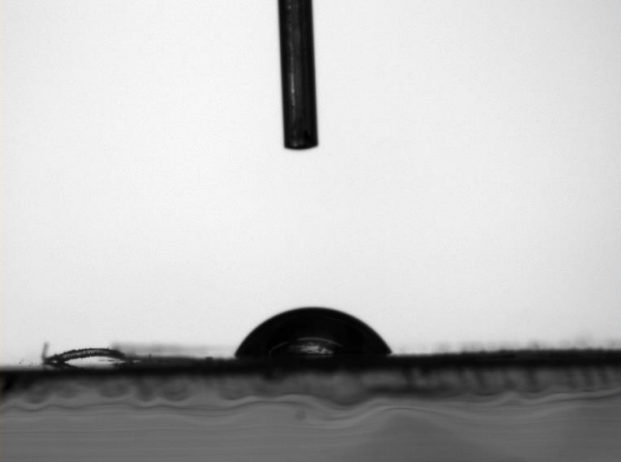
#> input picture test_images/sample2.png, 621 x 462 px
$ python main.py   (older library calls are emulated)
#> lines starting #> are read from the running program, lines starting #| are printed output that depends on the picture; after the words box and inside, x2 and y2 are one past the last pixel; in counts of white or black regions, pixels touching at a corner belong together
import os
import numpy as np
import cv2


def find_edges(image, low=None, high=None, indices=False):
#> called with low = 150, high = 200, indices = False
    edges = cv2.Canny(image, low, high)
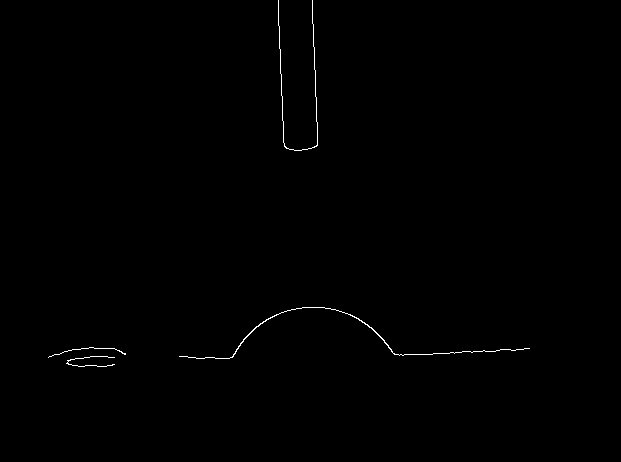
#> edges: shape (462, 621); 0.33% white in thin lines or dots, all inside (x1, y1, x2, y2) = (48, 0, 530, 367)
    if not indices:
        return edges
    return np.argwhere(edges.T)


def crop(gray):
    circles = cv2.HoughCircles(gray, cv2.HOUGH_GRADIENT, 1, gray.shape[0], 100, 30, 10, 30)[0]
#> circles = [[312.5, 394.5, 87.9], [1.5, 12.5, 405], [589.5, 5.5, 401.5]]
    c = circles[0]
#> c = [312.5, 394.5, 87.9]
    pad = 10
    radius = c[2]
#> radius = 87.9
    x, y = c[0], c[1]
#> x = 312.5; y = 394.5
    right = int(y + radius)
#> right = 482
    left = int(y - radius)
#> left = 306
    up = int(x - radius)
#> up = 224
    down = int(x + radius)
#> down = 400
    cropped = gray[left - pad: right + pad, up - pad:down + pad]
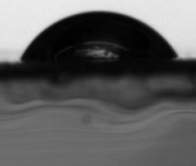
#> cropped: shape (166, 196); min 0, max 236, mean 94.2
    return cropped


def find_line(img):
    line = cv2.HoughLinesP(img, 0.5, np.pi / 360, 5, minLineLength=img.shape[0] / 50,
                           maxLineGap=img.shape[0])[0]
    pt1 = (line[0][0], line[0][1])
    pt2 = (line[0][2], line[0][3])
    slope = (pt1[1] - pt2[1]) / (pt1[0] - pt2[0])
    intercept = pt1[1] - slope * pt1[0]
    pt3 = (0, int(slope * 0 + intercept))
    pt4 = (img.shape[1], int(slope * img.shape[1] + intercept))
    return slope, pt3, pt4


def main(path):
    # # # # # # # # # # # # #  # # # read the image # # # # # # # # # # # # # # #
    # Check if the file exists
    if not os.path.exists(path):
        raise FileNotFoundError(f'Couldn\'t find {path}, ''make sure you\'ve spelled it right')
    print(f'Analyzing {path}')

    # Read image as a grayscale numpy array
    gray = cv2.imread(path, cv2.IMREAD_GRAYSCALE)
    cv2.imwrite('result_steps/gray.jpg', gray)

    # # # # # # # # # # # # #  # # # find edges # # # # # # # # # # # # # # # # #
    blur = cv2.GaussianBlur(gray, (11, 11), 0)
    edges = find_edges(blur, 150, 200, indices=False)
    cv2.imwrite('result_steps/edges.jpg', edges)

    # # # # # # # # # # # # #  # # # crop # # # # # # # # # # # # # # # # # # # #
    pad = 10
    img_cropped = crop(gray)
    cv2.imwrite('result_steps/cropped.jpg', img_cropped)
    edges_cropped = crop(edges)
#> in crop (call 2), `cropped = gray[left - pad: right + pad, up - pad:down + pad]`: cropped: shape (167, 202); 0.84% white in thin lines or dots, all inside (x1, y1, x2, y2) = (0, 12, 202, 64)

    # # # # # # # # # # # # #  # # # Surface # # # # # # # # # # # # # # # # # # #
    surface = cv2.cvtColor(img_cropped, cv2.COLOR_GRAY2RGB)
    temp = edges_cropped.copy()
    pad = int(pad - 0.2 * pad)
    temp[0 + pad: edges_cropped.shape[0] - pad, 0 + pad: edges_cropped.shape[1] - pad] = 0  # remove drop
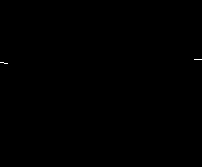
#> temp: shape (167, 202); 0.05% white in thin lines or dots, all inside (x1, y1, x2, y2) = (0, 59, 202, 64)
    slope, pt3, pt4 = find_line(temp)
#> in find_line, `line = cv2.HoughLinesP(img, 0.5, np.pi / 360, 5, minLineLength=img.sha..`: line = [[194, 59, 201, 59]]
#> in find_line, `pt1 = (line[0][0], line[0][1])`: pt1 = (194, 59)
#> in find_line, `pt2 = (line[0][2], line[0][3])`: pt2 = (201, 59)
#> in find_line, `slope = (pt1[1] - pt2[1]) / (pt1[0] - pt2[0])`: slope = 0
#> in find_line, `intercept = pt1[1] - slope * pt1[0]`: intercept = 59
#> in find_line, `pt3 = (0, int(slope * 0 + intercept))`: pt3 = (0, 59)
#> in find_line, `pt4 = (img.shape[1], int(slope * img.shape[1] + intercept))`: pt4 = (202, 59)
#> slope = 0; pt3 = (0, 59); pt4 = (202, 59)
    cv2.line(surface, pt3, pt4, (0, 0, 255), 2)
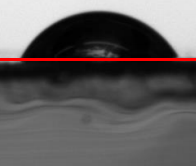
#> surface: shape (166, 196, 3); mean B, G, R 93.5, 93.5, 98.1
    cv2.imwrite('result_steps/surface.jpg', surface)

    # # # # # # # # # # # # # Remove under surface # # # # # # # # # # # # # # # # #
    y = int(np.average([pt3[1], pt4[1]]))
#> y = 59
    drop = img_cropped[:y, :]
    drop_edge = edges_cropped[:y, :]
#> drop_edge: shape (59, 202); 2% white in thin lines or dots, all inside (x1, y1, x2, y2) = (23, 12, 184, 59)
    cv2.imwrite('result_steps/drop.jpg', drop)

    # # # # # # # # # # # # # Drop Width # # # # # # # # # # # # # # # # # # # # # #
    whites = np.nonzero(drop_edge[:, :])
#> whites = 238 positions, rows 12 to 58, columns 23 to 183

    x_left = np.min(whites[1][np.where(whites[0] == np.max(whites[0]))])
#> x_left = 23
    left = x_left, np.max(whites[0])
#> left = (23, 58)

    x_right = np.max(whites[1][np.where(whites[0] == np.max(whites[0]))])
#> x_right = 183
    right = x_right, np.max(whites[0])
#> right = (183, 58)

    drop_width = cv2.cvtColor(drop_edge, cv2.COLOR_GRAY2RGB)
    drop_width = cv2.circle(drop_width, left, 3, (0, 0, 255), -1)
#> drop_width: shape (59, 202, 3); mean B, G, R 5, 5, 5.4
    drop_width = cv2.circle(drop_width, right, 3, (0, 0, 255), -1)
#> drop_width: shape (59, 202, 3); mean B, G, R 4.9, 4.9, 5.7
    cv2.imwrite('result_steps/dropEdge.jpg', drop_width)

    # # # # # # # # # # # # # Tangent Lines # # # # # # # # # # # # # # # # # # # # #
    thresh = 5
    left_img = drop_edge.copy()
    left_img[:, :int(left[0]) - thresh] = 0
    left_img[:, int(left[0]) + thresh:] = 0
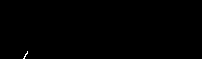
#> left_img: shape (59, 202); 0.1% white in thin lines or dots, all inside (x1, y1, x2, y2) = (23, 51, 28, 59)
    slope_tangent_left, pt3, pt4 = find_line(left_img)
#> slope_tangent_left = -1.75; pt3 = (0, 98); pt4 = (202, -255)
    cv2.line(drop_width, pt3, pt4, (0, 0, 255), 2)
#> drop_width: shape (59, 202, 3); mean B, G, R 4.6, 4.6, 10

    right_img = drop_edge.copy()
    right_img[:, :int(right[0]) - thresh] = 0
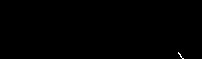
#> right_img: shape (59, 202); 0.09% white in thin lines or dots, all inside (x1, y1, x2, y2) = (178, 52, 184, 59)
    right_img[:, int(right[0]) + thresh:] = 0
    slope_tangent_right, pt3, pt4 = find_line(right_img)
#> slope_tangent_right = 1; pt3 = (0, -125); pt4 = (202, 77)
    cv2.line(drop_width, pt3, pt4, (0, 0, 255), 2)
    cv2.imwrite('result_steps/tangent.jpg', drop_width)

    # # # # # # # # # # # # # Calculate Angles # # # # # # # # # # # # # # # # # # #
    theta_left = np.round(np.arctan(np.abs(slope_tangent_left)) * 180 / np.pi, 2)
#> theta_left = 60.26
    if slope_tangent_left > 0:
        theta_left = 180 - theta_left
    theta_right = np.round(np.arctan(np.abs(slope_tangent_right)) * 180 / np.pi, 2)
#> theta_right = 45
    if slope_tangent_right < 0:
        theta_right = 180 - theta_right
    drop_width = cv2.putText(drop_width, str(theta_left), left, cv2.FONT_HERSHEY_PLAIN, 0.75, (0, 255, 0), 1,
                             cv2.LINE_AA)
    drop_width = cv2.putText(drop_width, str(theta_right), (right[0] - 15, right[1]), cv2.FONT_HERSHEY_PLAIN, 0.75,
                             (0, 255, 0), 1, cv2.LINE_AA)
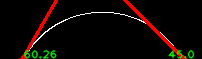
#> drop_width: shape (59, 202, 3); mean B, G, R 3.4, 7, 14.2
    cv2.imwrite('output.jpg', drop_width)
    print("left angle:{} \nright angle:{}".format(theta_left, theta_right))
#| left angle:60.26
#| right angle:45.0

path = "test_images/sample2.png"
main(path)

$ run again, with test_images/sample1.png copied over test_images/sample2.png
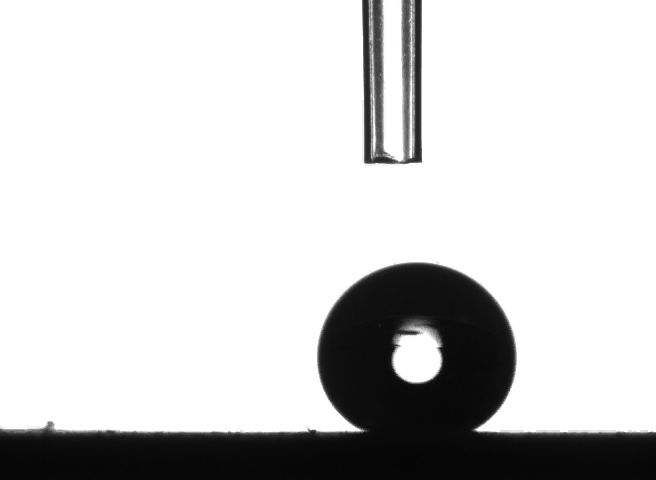
#> input picture test_images/sample1.png, 656 x 480 px
#> in main, gray is the input picture: shape (480, 656); min 5, max 255, mean 208.3
#> in find_edges, `edges = cv2.Canny(image, low, high)`:
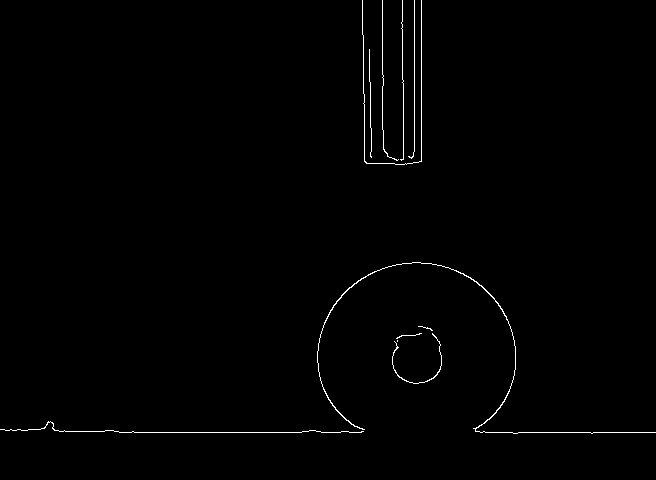
#> edges: shape (480, 656); 0.74% white in thin lines or dots
#> circles = [[416.5, 364.5, 102], [34.5, 70.5, 379.9]]
#> c = [416.5, 364.5, 102]
#> radius = 102
#> in crop, `x, y = c[0], c[1]`: x = 416.5; y = 364.5
#> in crop, `right = int(y + radius)`: right = 466
#> in crop, `left = int(y - radius)`: left = 262
#> up = 314
#> down = 518
#> cropped: shape (218, 218); 1.8% white in thin lines or dots, all inside (x1, y1, x2, y2) = (0, 10, 218, 182)
#> temp: shape (218, 218); 0.03% white in thin lines or dots, all inside (x1, y1, x2, y2) = (0, 178, 218, 182)
#> line = [[2, 178, 217, 180]]
#> pt1 = (2, 178)
#> pt2 = (217, 180)
#> in find_line, `slope = (pt1[1] - pt2[1]) / (pt1[0] - pt2[0])`: slope = 0.0093
#> intercept = 178
#> in find_line, `pt3 = (0, int(slope * 0 + intercept))`: pt3 = (0, 177)
#> in find_line, `pt4 = (img.shape[1], int(slope * img.shape[1] + intercept))`: pt4 = (218, 180)
#> in main, `slope, pt3, pt4 = find_line(temp)`: slope = 0.0093; pt3 = (0, 177); pt4 = (218, 180)
#> in main, `y = int(np.average([pt3[1], pt4[1]]))`: y = 178
#> drop_edge: shape (178, 218); 2% white in thin lines or dots, all inside (x1, y1, x2, y2) = (10, 10, 209, 178)
#> whites = 770 positions, rows 10 to 177, columns 10 to 208
#> x_left = 55
#> in main, `left = x_left, np.max(whites[0])`: left = (55, 177)
#> x_right = 168
#> in main, `right = x_right, np.max(whites[0])`: right = (168, 177)
#> in main, `slope_tangent_left, pt3, pt4 = find_line(left_img)`: slope_tangent_left = 0.429; pt3 = (0, 152); pt4 = (218, 246)
#> in main, `slope_tangent_right, pt3, pt4 = find_line(right_img)`: slope_tangent_right = -0.333; pt3 = (0, 231); pt4 = (218, 158)
#> in main, `theta_left = np.round(np.arctan(np.abs(slope_tangent_left)) * 180 / np..`: theta_left = 23.2
#> in main, `theta_left = 180 - theta_left`: theta_left = 156.8
#> in main, `theta_right = np.round(np.arctan(np.abs(slope_tangent_right)) * 180 / ..`: theta_right = 18.43
#> in main, `theta_right = 180 - theta_right`: theta_right = 161.6
#> in main, `drop_width = cv2.putText(drop_width, str(theta_right), (right[0] - 15,..`:
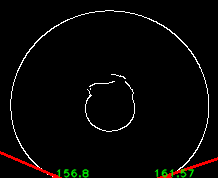
#> drop_width: shape (178, 218, 3); mean B, G, R 4.8, 6, 7
#| left angle:156.8
#| right angle:161.57
